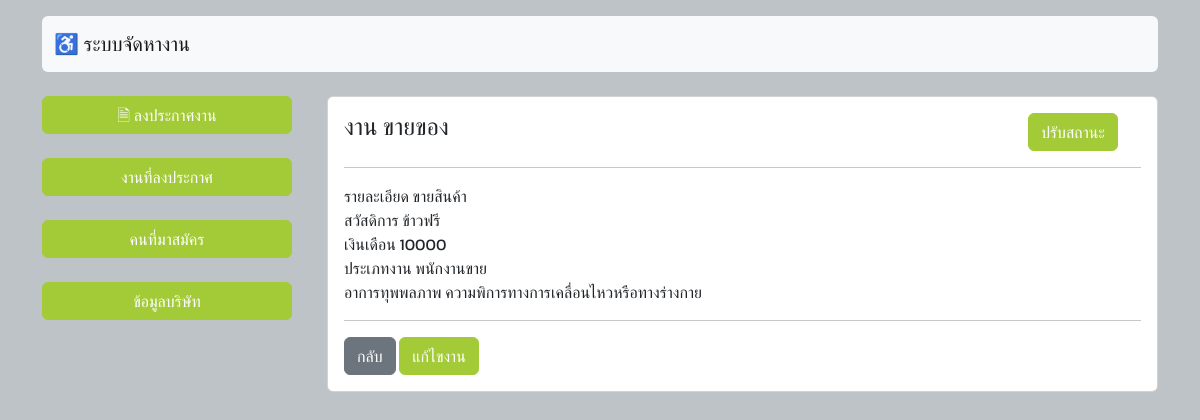
The app's page /detail.php?jid=2 with its own data.
### tables this page shows
CREATE TABLE `job` (
  `job_id` int(3) NOT NULL,
  `job_name` varchar(50) NOT NULL,
  `job_detail` text NOT NULL,
  `job_welfare` varchar(200) NOT NULL,
  `job_salary` varchar(50) NOT NULL,
  `job_wb` text NOT NULL,
  `job_status` int(11) NOT NULL DEFAULT 0,
  `id_dst` int(3) NOT NULL,
  `job_cpid` int(3) NOT NULL
);

CREATE TABLE `typejob` (
  `id_tpjob` int(3) NOT NULL,
  `name_tpjob` text NOT NULL
);

CREATE TABLE `disability` (
  `id_dst` int(11) NOT NULL,
  `name_dst` text NOT NULL
);

### detail.php (the view, shortened to what this page needs)
<!DOCTYPE html>
<html>
<head>
	<link href="https://cdn.jsdelivr.net/npm/bootstrap@5.2.2/dist/css/bootstrap.min.css" rel="stylesheet">
</head>
<body>
	<div class="container mt-3">
	<?php
	include "head.php";
	?>
	</div>
     <br>
	 <div class="container">
	 <div class="row">
	 <div class="col-sm-12 col-md-3 col-lg-3 mx-auto">
<?php
include "menu_c.php";
?>
	 </div>
	 <div class="col-sm-12 col-md-9 col-lg-9 mx-auto">
            <div class="card">
            <?php
                        include "connectdb.php";
                        $id=$_GET['jid'];
                        $sql="SELECT * from job,typejob,disability where job_id='$id' and job.id_dst=disability.id_dst and job_wb=id_tpjob";
                        $result=mysqli_query($con,$sql);
                        $row=mysqli_fetch_assoc($result)
                        ?>
                <div class="card-body">
		<div class="row">
			<div class="col-sm-12 col-md-10 col-lg-10">
			<h4 class="card-title"><?php echo "งาน ".$row['job_name']; ?>
			</div>
			<div class="col-sm-12 col-md-2 col-lg-2">
				<a  class="btn btn-primary"  data-bs-toggle="modal" data-bs-target="#modalId">ปรับสถานะ</a>
			</div>
		</div>
    <hr>
                            <?php
                            echo "รายละเอียด ".$row['job_detail'];
                            echo "<br>สวัสดิการ ".$row['job_welfare'];
                            echo "<br>เงินเดือน ".$row['job_salary'];
                            echo "<br>ประเภทงาน ".$row['name_tpjob'];
                            echo "<br>อาการทุพพลภาพ ".$row['name_dst'];
                            ?>
                    <hr>
                            <a href="job.php" class="btn btn-secondary">กลับ</a>
					<a href="editjob.php?jid=<?php echo $id; ?>" class="btn btn-primary">แก้ไขงาน</a>
            </div>
	 </div>
    </div>
	 </div>
		</div>
</body>
</html>

### detail.php (style rules this page uses)
body { background: #bdc3c7; font-family: 'Kanit', sans-serif; }
.btn-primary { --bs-btn-color: #fff; --bs-btn-bg: #A3CB38; --bs-btn-border-color: #A3CB38; --bs-btn-hover-color: #fff; --bs-btn-hover-bg: #009432; --bs-btn-hover-border-color: #009432; --bs-btn-focus-shadow-rgb: 49,132,253; --bs-btn-active-color: #fff; --bs-btn-active-bg: #009432; --bs-btn-active-border-color: #009432; --bs-btn-active-shadow: inset 0 3px 5px rgba(0, 0, 0, 0.125); --bs-btn-disabled-color: #fff; --bs-btn-disabled-bg: #A3CB38; --bs-btn-disabled-border-color: #A3CB38; }

### records on screen
job: job_name "ขายของ", job_detail "ขายสินค้า", job_welfare "ข้าวฟรี", job_salary "10000", typejob.name_tpjob "พนักงานขาย", id_dst.name_dst "ความพิการทางการเคลื่อนไหวหรือทางร่างกาย"
